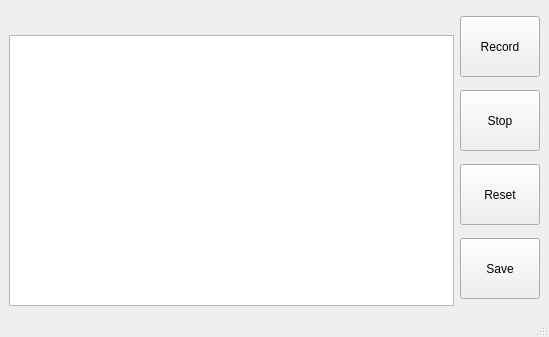
<?xml version="1.0" encoding="UTF-8"?>
<ui version="4.0">
 <class>Recorder</class>
 <widget class="QMainWindow" name="Recorder">
  <property name="geometry">
   <rect>
    <x>0</x>
    <y>0</y>
    <width>549</width>
    <height>337</height>
   </rect>
  </property>
  <property name="windowTitle">
   <string>Recorder</string>
  </property>
  <widget class="QWidget" name="centralwidget">
   <layout class="QGridLayout" name="gridLayout">
    <item row="0" column="0">
     <layout class="QHBoxLayout" name="horizontalLayout">
      <item>
       <layout class="QVBoxLayout" name="verticalLayout_2">
        <item>
         <widget class="QLabel" name="m_l_time">
          <property name="minimumSize">
           <size>
            <width>0</width>
            <height>20</height>
           </size>
          </property>
          <property name="text">
           <string> </string>
          </property>
          <property name="alignment">
           <set>Qt::AlignRight|Qt::AlignTrailing|Qt::AlignVCenter</set>
          </property>
          <property name="margin">
           <number>5</number>
          </property>
         </widget>
        </item>
        <item>
         <widget class="QListView" name="m_lt_playlist"/>
        </item>
       </layout>
      </item>
      <item>
       <layout class="QVBoxLayout" name="verticalLayout">
        <item>
         <widget class="QPushButton" name="m_b_rec">
          <property name="minimumSize">
           <size>
            <width>61</width>
            <height>61</height>
           </size>
          </property>
          <property name="sizeIncrement">
           <size>
            <width>61</width>
            <height>61</height>
           </size>
          </property>
          <property name="text">
           <string>Record</string>
          </property>
         </widget>
        </item>
        <item>
         <widget class="QPushButton" name="m_b_stop">
          <property name="minimumSize">
           <size>
            <width>61</width>
            <height>61</height>
           </size>
          </property>
          <property name="sizeIncrement">
           <size>
            <width>61</width>
            <height>61</height>
           </size>
          </property>
          <property name="text">
           <string>Stop</string>
          </property>
         </widget>
        </item>
        <item>
         <widget class="QPushButton" name="m_b_reset">
          <property name="minimumSize">
           <size>
            <width>61</width>
            <height>61</height>
           </size>
          </property>
          <property name="sizeIncrement">
           <size>
            <width>61</width>
            <height>61</height>
           </size>
          </property>
          <property name="text">
           <string>Reset</string>
          </property>
         </widget>
        </item>
        <item>
         <widget class="QPushButton" name="m_b_save">
          <property name="minimumSize">
           <size>
            <width>61</width>
            <height>61</height>
           </size>
          </property>
          <property name="sizeIncrement">
           <size>
            <width>61</width>
            <height>61</height>
           </size>
          </property>
          <property name="text">
           <string>Save</string>
          </property>
         </widget>
        </item>
       </layout>
      </item>
     </layout>
    </item>
   </layout>
  </widget>
  <widget class="QMenuBar" name="menubar">
   <property name="geometry">
    <rect>
     <x>0</x>
     <y>0</y>
     <width>549</width>
     <height>22</height>
    </rect>
   </property>
  </widget>
  <widget class="QStatusBar" name="statusbar"/>
 </widget>
 <resources/>
 <connections/>
</ui>
